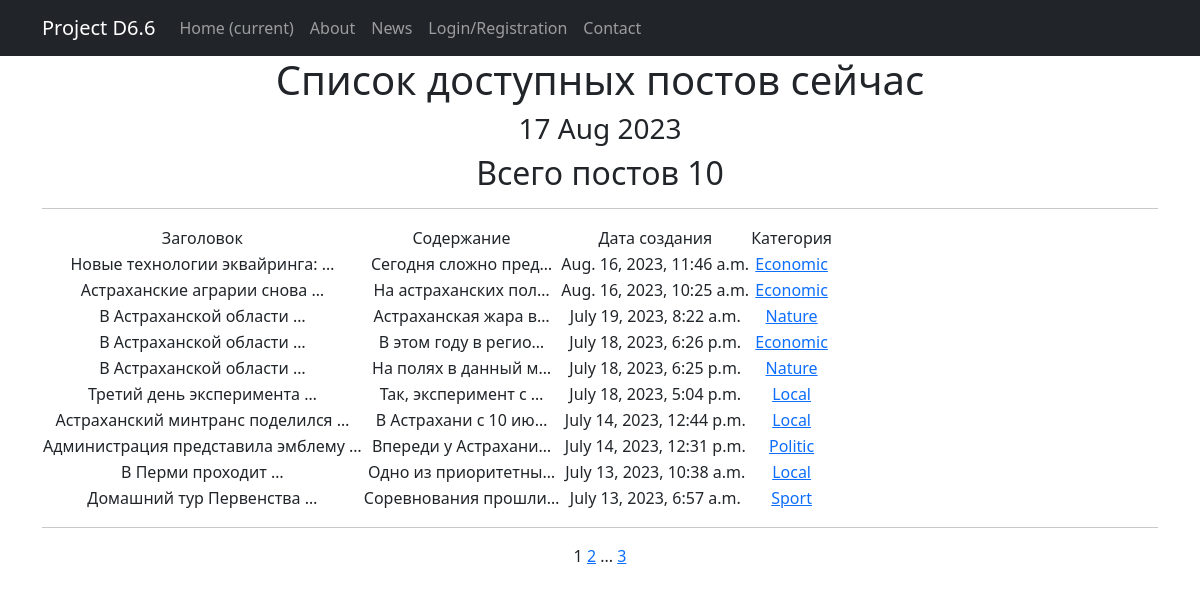
Page /news/ on the committed database.
### news/models.py (models this page shows, shortened)
class Post(models.Model):  # класс Post
    news = 'NE'
    article = 'AR'
    CATSELECT = [
        (news, 'Новость'),
        (article, 'Статья')
    ]
    objects = None
    author = models.ForeignKey(Author, on_delete=models.CASCADE)  # связь «один ко многим» с моделью Author
    time_in = models.DateTimeField(auto_now_add=True)  # автоматическое присвоение даты и времени создания
    title = models.CharField(max_length=255)  # длина заголовка
    choice_field = models.CharField(max_length=2, choices=CATSELECT)  # поле выбора категории новость/статья
    content = models.TextField()  # содержание статьи/новости
    rating = models.IntegerField(default=0)  # рейтинг статьи/новости
    category = models.ManyToManyField(Category, through='PostCategory', related_name='PostCategory')  # связь «многие ко многим» с моделью Category (с дополнительной моделью PostCategory)

class Category(models.Model):  # класс Категорий
    objects = None
    name = models.CharField(max_length=128, unique=True)  # максмиальная длина 128 знаков, уникальное поле
    subscribers = models.ManyToManyField(User, blank=True, related_name='categories')
    def __str__(self):
        return self.name.title()

### news/views.py (the view)
# urls.py: path('', PostList.as_view(), name='post_list'),
class PostList(ListView):
    model = Post
    ordering = '-time_in'
    template_name = 'posts.html'
    context_object_name = 'posts'
    paginate_by = 10  # вот так мы можем указать количество записей на странице
    def get_queryset(self):
        queryset = super().get_queryset()
        self.filterset = PostFilter(self.request.GET, queryset)
        return self.filterset.qs
    def get_context_data(self, **kwargs):
        context = super().get_context_data(**kwargs)
        context['time_in'] = datetime.utcnow()
        context['categories'] = Category.objects.all()
        return context

### news/templatetags/custom_filters.py (called while the page is built)
@register.filter()
def censor(value, censored_words=BAD_WORDS, symbols=SYMBOLS):
    if isinstance(value, str):
        for i in value.split():
            count = 0
            if not i.isalnum():
                for j in symbols:
                    if j in i:
                        count += 1
            if i[:len(i) - count].lower() in censored_words:
                value = value.replace(i[:len(i) - count], i[0] + '*' * (len(i) - 1 - count))
    else:
        try:
            raise AttributeError
        except AttributeError:
            print("AttributeError")
    return value

### templates/posts.html (shortened to what this page needs)
{% extends 'flatpages/default.html' %}
{% load static %}
{% load custom_filters %}
{% block content %}
<link rel="stylesheet" type='text/css' href="{% static 'css/styles.css' %}">
   <h1>Список доступных постов сейчас</h1>
   <h3>{{ time_in|date:'d M Y' }}</h3>
   <h2>Всего постов {{ posts|length }}</h2>
   <hr>
   {% if posts %}
       <table>
           <tr class="table-head">
               <td>Заголовок</td>
               <td>Содержание</td>
               <td>Дата создания</td>
               <td>Категория</td>
           </tr>
           {% for post in posts %}
		   <tr>
               <td>{{ post.title|censor|truncatewords:3 }}</td>
               <td>{{ post.content|censor|truncatechars:20 }}</td>
               <td>{{ post.time_in }}</td>
               <td>{% for category in post.category.all %}
                   <a href="{% url 'categories' category.id%}"> {{ category }}</a>
                   {% endfor %}
                </td>
		   </tr>
		   {% endfor %}
       </table>
   {% else %}
       <h2>Сообщений нет!</h2>
   {% endif %}
<hr>
   {{ page_obj.number }}
   {% if page_obj.has_next %}
       <a href="?page={{ page_obj.next_page_number }}">{{ page_obj.next_page_number }}</a>
       {% if paginator.num_pages != page_obj.next_page_number %}
           ...
           <a href="?page={{ page_obj.paginator.num_pages }}">{{ page_obj.paginator.num_pages }}</a>
       {% endif %}
   {% endif %}
{% endblock content %}

### rows in the picture
Post: title|censor "Новые технологии эквайринга: …", content|censor "Сегодня сложно пред…", time_in "Aug. 16, 2023, 11:46 a.m."
Category: name "Economic"
Post: title|censor "Астраханские аграрии снова …", content|censor "На астраханских пол…", time_in "Aug. 16, 2023, 10:25 a.m."
Post: title|censor "В Астраханской области …", content|censor "Астраханская жара в…", time_in "July 19, 2023, 8:22 a.m."
Category: name "Nature"
Post: title|censor "В Астраханской области …", content|censor "В этом году в регио…", time_in "July 18, 2023, 6:26 p.m."
Post: title|censor "В Астраханской области …", content|censor "На полях в данный м…", time_in "July 18, 2023, 6:25 p.m."
Post: title|censor "Третий день эксперимента …", content|censor "Так, эксперимент с …", time_in "July 18, 2023, 5:04 p.m."
Category: name "Local"
Post: title|censor "Астраханский минтранс поделился …", content|censor "В Астрахани с 10 ию…", time_in "July 14, 2023, 12:44 p.m."
Post: title|censor "Администрация представила эмблему …", content|censor "Впереди у Астрахани…", time_in "July 14, 2023, 12:31 p.m."
Category: name "Politic"
Post: title|censor "В Перми проходит …", content|censor "Одно из приоритетны…", time_in "July 13, 2023, 10:38 a.m."
Post: title|censor "Домашний тур Первенства …", content|censor "Соревнования прошли…", time_in "July 13, 2023, 6:57 a.m."
Category: name "Sport"

### other values in the picture
{{ time_in|date:'d M Y' }} "17 Aug 2023"
{{ posts|length }} "10"
{{ page_obj.number }} "1"
{{ page_obj.next_page_number }} "2"
{{ page_obj.paginator.num_pages }} "3"
